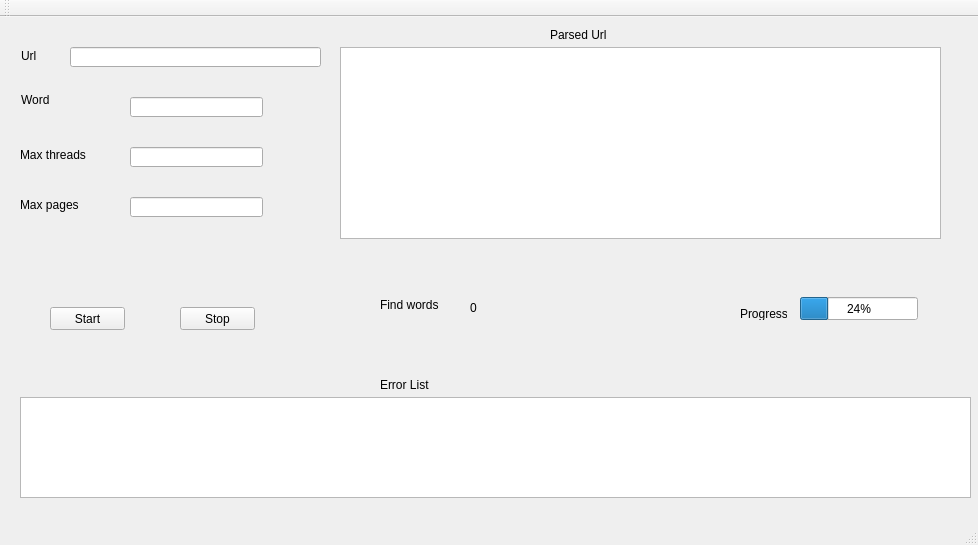
<?xml version="1.0" encoding="UTF-8"?>
<ui version="4.0">
 <class>Niamtsu_DevelopexClass</class>
 <widget class="QMainWindow" name="Niamtsu_DevelopexClass">
  <property name="geometry">
   <rect>
    <x>0</x>
    <y>0</y>
    <width>978</width>
    <height>545</height>
   </rect>
  </property>
  <property name="windowTitle">
   <string>Niamtsu_Developex</string>
  </property>
  <widget class="QWidget" name="centralWidget">
   <widget class="QLineEdit" name="urlLineEdit">
    <property name="geometry">
     <rect>
      <x>70</x>
      <y>30</y>
      <width>251</width>
      <height>20</height>
     </rect>
    </property>
   </widget>
   <widget class="QLineEdit" name="wordLineEdit">
    <property name="geometry">
     <rect>
      <x>130</x>
      <y>80</y>
      <width>133</width>
      <height>20</height>
     </rect>
    </property>
   </widget>
   <widget class="QLineEdit" name="maxThreadsLineEdit">
    <property name="geometry">
     <rect>
      <x>130</x>
      <y>130</y>
      <width>133</width>
      <height>20</height>
     </rect>
    </property>
   </widget>
   <widget class="QLineEdit" name="maxPagesLineEdit">
    <property name="geometry">
     <rect>
      <x>130</x>
      <y>180</y>
      <width>133</width>
      <height>20</height>
     </rect>
    </property>
   </widget>
   <widget class="QLabel" name="urlLabel">
    <property name="geometry">
     <rect>
      <x>21</x>
      <y>31</y>
      <width>47</width>
      <height>16</height>
     </rect>
    </property>
    <property name="text">
     <string>Url</string>
    </property>
   </widget>
   <widget class="QLabel" name="wordLabel">
    <property name="geometry">
     <rect>
      <x>21</x>
      <y>75</y>
      <width>47</width>
      <height>16</height>
     </rect>
    </property>
    <property name="text">
     <string>Word</string>
    </property>
   </widget>
   <widget class="QLabel" name="maxThreadsLabel">
    <property name="geometry">
     <rect>
      <x>20</x>
      <y>130</y>
      <width>71</width>
      <height>16</height>
     </rect>
    </property>
    <property name="text">
     <string>Max threads</string>
    </property>
   </widget>
   <widget class="QLabel" name="maxPagesLabel">
    <property name="geometry">
     <rect>
      <x>20</x>
      <y>180</y>
      <width>61</width>
      <height>16</height>
     </rect>
    </property>
    <property name="text">
     <string>Max pages</string>
    </property>
   </widget>
   <widget class="QPushButton" name="startBtn">
    <property name="geometry">
     <rect>
      <x>50</x>
      <y>290</y>
      <width>75</width>
      <height>23</height>
     </rect>
    </property>
    <property name="toolTipDuration">
     <number>-1</number>
    </property>
    <property name="text">
     <string>Start</string>
    </property>
    <property name="checkable">
     <bool>false</bool>
    </property>
   </widget>
   <widget class="QPushButton" name="stopBtn">
    <property name="geometry">
     <rect>
      <x>180</x>
      <y>290</y>
      <width>75</width>
      <height>23</height>
     </rect>
    </property>
    <property name="text">
     <string>Stop</string>
    </property>
   </widget>
   <widget class="QLabel" name="findWordsLabel">
    <property name="geometry">
     <rect>
      <x>380</x>
      <y>280</y>
      <width>71</width>
      <height>16</height>
     </rect>
    </property>
    <property name="text">
     <string>Find words</string>
    </property>
   </widget>
   <widget class="QLabel" name="findWordsLabel_2">
    <property name="geometry">
     <rect>
      <x>470</x>
      <y>280</y>
      <width>71</width>
      <height>21</height>
     </rect>
    </property>
    <property name="text">
     <string>0</string>
    </property>
   </widget>
   <widget class="QListWidget" name="urlListWidget">
    <property name="geometry">
     <rect>
      <x>340</x>
      <y>30</y>
      <width>601</width>
      <height>192</height>
     </rect>
    </property>
   </widget>
   <widget class="QListWidget" name="errorListWidget">
    <property name="geometry">
     <rect>
      <x>20</x>
      <y>380</y>
      <width>951</width>
      <height>101</height>
     </rect>
    </property>
   </widget>
   <widget class="QLabel" name="parsedUrlLabel">
    <property name="geometry">
     <rect>
      <x>550</x>
      <y>10</y>
      <width>71</width>
      <height>16</height>
     </rect>
    </property>
    <property name="text">
     <string>Parsed Url</string>
    </property>
   </widget>
   <widget class="QLabel" name="errorListLabel">
    <property name="geometry">
     <rect>
      <x>380</x>
      <y>360</y>
      <width>101</width>
      <height>16</height>
     </rect>
    </property>
    <property name="text">
     <string>Error List</string>
    </property>
   </widget>
   <widget class="QProgressBar" name="progressBar">
    <property name="geometry">
     <rect>
      <x>800</x>
      <y>280</y>
      <width>118</width>
      <height>23</height>
     </rect>
    </property>
    <property name="value">
     <number>24</number>
    </property>
   </widget>
   <widget class="QLabel" name="progressLabel">
    <property name="geometry">
     <rect>
      <x>740</x>
      <y>290</y>
      <width>47</width>
      <height>13</height>
     </rect>
    </property>
    <property name="text">
     <string>Progress</string>
    </property>
   </widget>
  </widget>
  <widget class="QMenuBar" name="menuBar">
   <property name="geometry">
    <rect>
     <x>0</x>
     <y>0</y>
     <width>978</width>
     <height>21</height>
    </rect>
   </property>
  </widget>
  <widget class="QToolBar" name="mainToolBar">
   <attribute name="toolBarArea">
    <enum>TopToolBarArea</enum>
   </attribute>
   <attribute name="toolBarBreak">
    <bool>false</bool>
   </attribute>
  </widget>
  <widget class="QStatusBar" name="statusBar"/>
 </widget>
 <layoutdefault spacing="6" margin="11"/>
 <resources>
  <include location="Niamtsu_Developex.qrc"/>
 </resources>
 <connections/>
</ui>
